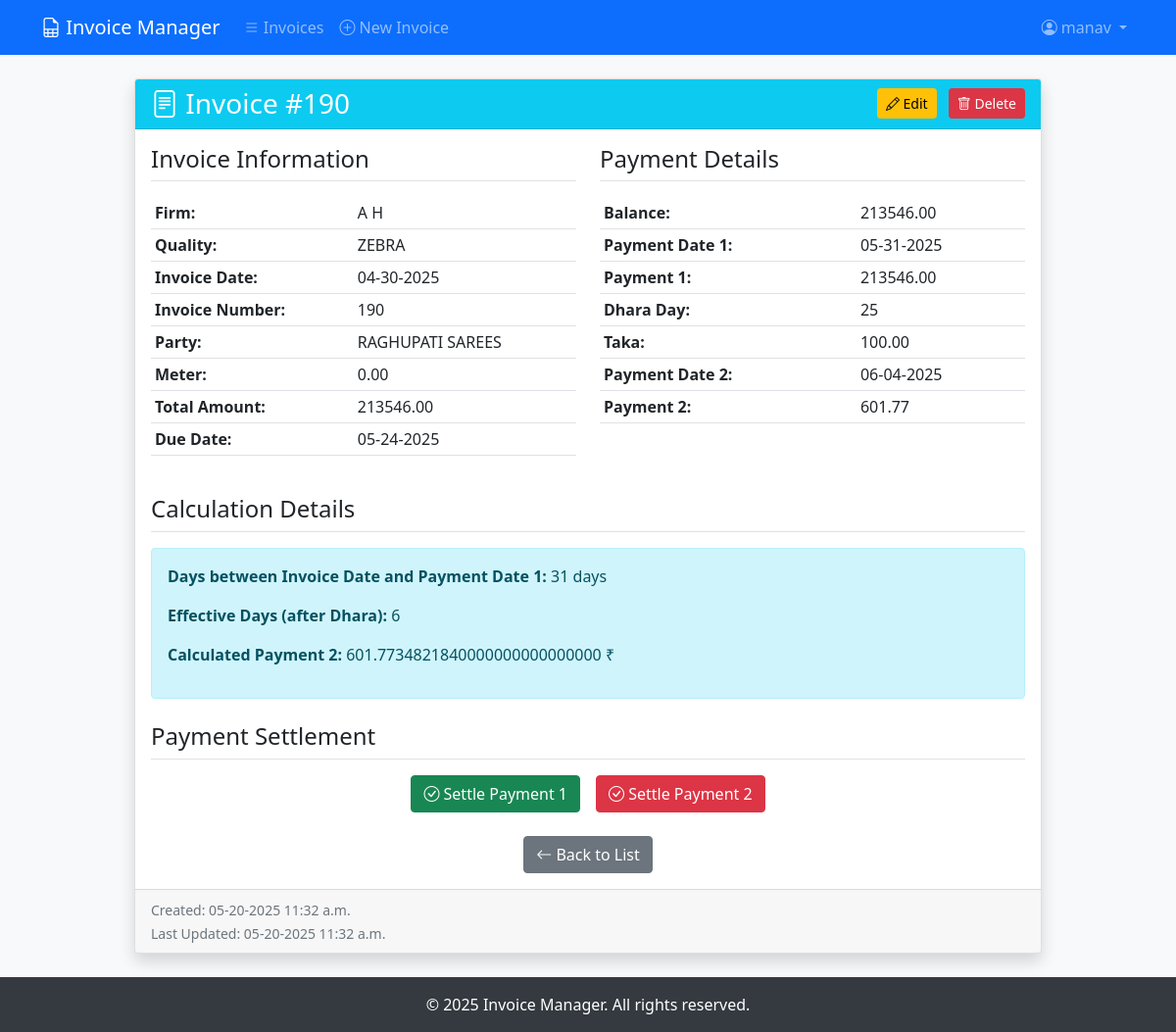
Page /invoice/15/ (signed in) on the committed database.
### Recorder/models.py (models this page shows, shortened)
class Invoice(models.Model):
    user = models.ForeignKey(User, on_delete=models.CASCADE, related_name='invoices')
    firm = models.CharField(max_length=255)
    quality = models.CharField(max_length=255)
    invoice_date = models.DateField()
    invoice_number = models.CharField(max_length=100)
    party = models.CharField(max_length=255)
    meter = models.DecimalField(max_digits=10, decimal_places=2, default=0.00)
    total_amount = models.DecimalField(max_digits=15, decimal_places=2)
    due_date = models.DateField()
    balance = models.DecimalField(max_digits=10, decimal_places=2)
    payment_date_1 = models.DateField(null=True, blank=True)
    payment_1 = models.DecimalField(max_digits=15, decimal_places=2, null=True, blank=True)
    dhara_day = models.IntegerField()
    taka = models.DecimalField(max_digits=15, decimal_places=2)
    payment_date_2 = models.DateField(null=True, blank=True)
    payment_2 = models.DecimalField(max_digits=15, decimal_places=2, null=True, blank=True)
    settled_payment_2 = models.BooleanField(default=False)
    created_at = models.DateTimeField(auto_now_add=True)
    updated_at = models.DateTimeField(auto_now=True)
    class Meta:
        ordering = ['-created_at']

### Recorder/views.py (the view)
# urls.py: path('invoice/<int:pk>/', views.invoice_detail, name='invoice_detail'),
@login_required(login_url='Recorder:login')
def invoice_detail(request, pk):
    invoice = get_object_or_404(Invoice, pk=pk, user=request.user)
    days_diff = None
    days_minus_dhara = None
    payment_2 = None
    if invoice.payment_date_1 and invoice.invoice_date:
        days_diff = (invoice.payment_date_1 - invoice.invoice_date).days
        if invoice.dhara_day is not None:
            days_minus_dhara = days_diff - invoice.dhara_day
            if invoice.payment_1:
                payment_2 = (invoice.payment_1 / Decimal('1.05')) * Decimal('0.0004931507') * days_minus_dhara
    context = {
        'invoice': invoice,
        'days_diff': days_diff,
        'days_minus_dhara': days_minus_dhara,
        'payment_2': payment_2,
    }
    return render(request, 'Recorder/invoice_detail.html', context)

### Recorder/templates/Recorder/invoice_detail.html (shortened to what this page needs)
{% extends 'base.html' %}
{% block content %}
<div class="container py-4">
    <div class="row justify-content-center">
        <div class="col-lg-10">
            <div class="card shadow">
                <div class="card-header bg-info text-white d-flex justify-content-between align-items-center">
                    <h3 class="mb-0">
                        <i class="bi bi-file-text"></i> Invoice #{{ invoice.invoice_number }}
                    </h3>
                    <div>
                        <a href="{% url 'Recorder:invoice_update' invoice.pk %}" class="btn btn-warning btn-sm me-2">
                            <i class="bi bi-pencil"></i> Edit
                        </a>
                        <a href="{% url 'Recorder:invoice_delete' invoice.pk %}" class="btn btn-danger btn-sm">
                            <i class="bi bi-trash"></i> Delete
                        </a>
                    </div>
                </div>
                <div class="card-body">
                    <div class="row">
                        <div class="col-md-6">
                            <h4 class="border-bottom pb-2 mb-3">Invoice Information</h4>
                            <table class="table table-sm">
                                <tr>
                                    <th>Firm:</th>
                                    <td>{{ invoice.firm }}</td>
                                </tr>
                                <tr>
                                    <th>Quality:</th>
                                    <td>{{ invoice.quality }}</td>
                                </tr>
                                <tr>
                                    <th>Invoice Date:</th>
                                    <td>{{ invoice.invoice_date|date:"m-d-Y" }}</td>
                                </tr>
                                <tr>
                                    <th>Invoice Number:</th>
                                    <td>{{ invoice.invoice_number }}</td>
                                </tr>
                                <tr>
                                    <th>Party:</th>
                                    <td>{{ invoice.party }}</td>
                                </tr>
                                <tr>
                                    <th>Meter:</th>
                                    <td>{{ invoice.meter }}</td>
                                </tr>
                                <tr>
                                    <th>Total Amount:</th>
                                    <td>{{ invoice.total_amount }}</td>
                                </tr>
                                <tr>
                                    <th>Due Date:</th>
                                    <td>{{ invoice.due_date|date:"m-d-Y" }}</td>
                                </tr>
                            </table>
                        </div>
                        <div class="col-md-6">
                            <h4 class="border-bottom pb-2 mb-3">Payment Details</h4>
                            <table class="table table-sm">
                                <tr>
                                    <th>Balance:</th>
                                    <td>{{ invoice.balance }}</td>
                                </tr>
                                <tr>
                                    <th>Payment Date 1:</th>
                                    <td>{{ invoice.payment_date_1|date:"m-d-Y" }}</td>
                                </tr>
                                <tr>
                                    <th>Payment 1:</th>
                                    <td>{{ invoice.payment_1 }}</td>
                                </tr>
                                <tr>
                                    <th>Dhara Day:</th>
                                    <td>{{ invoice.dhara_day }}</td>
                                </tr>
                                <tr>
                                    <th>Taka:</th>
                                    <td>{{ invoice.taka }}</td>
                                </tr>
                                <tr>
                                    <th>Payment Date 2:</th>
                                    <td>{{ invoice.payment_date_2|date:"m-d-Y" }}</td>
                                </tr>
                                <tr>
                                    <th>Payment 2:</th>
                                    <td>{{ invoice.payment_2 }}</td>
                                </tr>
                            </table>
                        </div>
                    </div>
                    <div class="mt-4">
                        <h4 class="border-bottom pb-2 mb-3">Calculation Details</h4>
                        <div class="alert alert-info">
                            {% if days_diff is not None %}
                                <p><strong>Days between Invoice Date and Payment Date 1:</strong> {{ days_diff }} days</p>
                            {% endif %}
                            {% if days_minus_dhara is not None %}
                                <p><strong>Effective Days (after Dhara):</strong> {{ days_minus_dhara }}</p>
                            {% endif %}
                            {% if payment_2 is not None %}
                                <p><strong>Calculated Payment 2:</strong> {{ payment_2 }} ₹</p>
                            {% else %}
                                <p class="text-danger">Payment 2 could not be calculated (missing data).</p>
                            {% endif %}
                        </div>
                    </div>
                    <div class="mt-4">
                        <h4 class="border-bottom pb-2 mb-3">Payment Settlement</h4>
                        <div class="d-flex justify-content-center gap-3">
                            <form method="post" action="{% url 'Recorder:settle_payment_1' invoice.pk %}" class="d-inline">
                                <button type="submit" class="btn btn-success" onclick="return confirm('Are you sure you want to settle Payment 1? This will update the balance.')">
                                    <i class="bi bi-check-circle"></i> Settle Payment 1
                                </button>
                            </form>
                            <form method="post" action="{% url 'Recorder:settle_payment_2' invoice.pk %}" class="d-inline">
                                <button type="submit" class="btn btn-danger" onclick="return confirm('Are you sure you want to settle Payment 2? This will set the payment amount to 0.')">
                                    <i class="bi bi-check-circle"></i> Settle Payment 2
                                </button>
                            </form>
                        </div>
                    </div>
                    <div class="mt-4 text-center">
                        <a href="{% url 'Recorder:invoice_list' %}" class="btn btn-secondary">
                            <i class="bi bi-arrow-left"></i> Back to List
                        </a>
                    </div>
                </div>
                <div class="card-footer text-muted">
                    <small>Created: {{ invoice.created_at|date:"m-d-Y g:i a" }}</small><br>
                    <small>Last Updated: {{ invoice.updated_at|date:"m-d-Y g:i a" }}</small>
                </div>
            </div>
        </div>
    </div>
</div>
{% endblock %}

### templates/base.html (shortened to what this page needs)
<!DOCTYPE html>
<html lang="en">
<head>
    <link href="https://cdn.jsdelivr.net/npm/bootstrap@5.1.3/dist/css/bootstrap.min.css" rel="stylesheet">
    <link href="https://cdn.jsdelivr.net/npm/bootstrap-icons@1.7.2/font/bootstrap-icons.css" rel="stylesheet">
</head>
<body>
    <nav class="navbar navbar-expand-lg navbar-dark bg-primary">
        <div class="container">
            <a class="navbar-brand" href="{% url 'Recorder:invoice_list' %}">
                <i class="bi bi-file-earmark-spreadsheet"></i> Invoice Manager
            </a>
            <div class="collapse navbar-collapse" id="navbarNav">
                <ul class="navbar-nav me-auto">
                    {% if user.is_authenticated %}
                    <li class="nav-item">
                        <a class="nav-link" href="{% url 'Recorder:invoice_list' %}">
                            <i class="bi bi-list"></i> Invoices
                        </a>
                    </li>
                    <li class="nav-item">
                        <a class="nav-link" href="{% url 'Recorder:invoice_create' %}">
                            <i class="bi bi-plus-circle"></i> New Invoice
                        </a>
                    </li>
                    {% endif %}
                </ul>
                <ul class="navbar-nav">
                    {% if user.is_authenticated %}
                    <li class="nav-item dropdown">
                        <a class="nav-link dropdown-toggle" href="#" id="userDropdown" role="button" data-bs-toggle="dropdown">
                            <i class="bi bi-person-circle"></i> {{ user.get_full_name|default:user.username }}
                        </a>
                    </li>
                    {% endif %}
                </ul>
            </div>
        </div>
    </nav>
    {% block content %}{% endblock %}
    <footer class="footer mt-auto py-3">
        <div class="container text-center">
            <p class="mb-0">&copy; {% now "Y" %} Invoice Manager. All rights reserved.</p>
        </div>
    </footer>
</body>
</html>

### templates/base.html (style rules this page uses)
body { background-color: #f8f9fa; }
.navbar { background-color: #343a40; }
.footer { background-color: #343a40; color: white; padding: 1rem 0; margin-top: 2rem; margin-bottom: 0rem; }
.alert { margin-top: 1rem; }

### rows in the picture
Invoice: invoice_number "190", firm "A H", quality "ZEBRA", invoice_date "04-30-2025", party "RAGHUPATI SAREES", meter "0.00", total_amount "213546.00", due_date "05-24-2025", balance "213546.00", payment_date_1 "05-31-2025", payment_1 "213546.00", dhara_day "25", taka "100.00", payment_date_2 "06-04-2025", payment_2 "601.77", created_at "05-20-2025 11:32 a.m.", updated_at "05-20-2025 11:32 a.m."

### other values in the picture
{{ user.get_full_name|default:user.username }} "manav"
{{ days_diff }} "31"
{{ days_minus_dhara }} "6"
{{ payment_2 }} "601.7734821840000000000000000"
